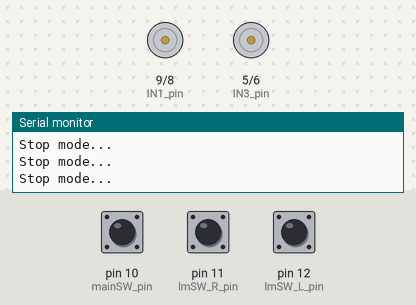
A program run on a simulated Arduino Uno, built with avr-gcc and run on an emulated ATmega328P. Parts: motor-driver pin pairs drawn as motors (green arrow = first pin HIGH = forward, orange = second pin HIGH = backward, longer = more drive, scaled by the enable pin), the last lines printed to the serial monitor. The test bench sets the inputs (shaded band); at power-on: pin 10 (mainSW_pin) HIGH, pin 11 (lmSW_R_pin) HIGH, pin 12 (lmSW_L_pin) HIGH.

Above: at 4.2 s.
4.3 s: pin 10 (mainSW_pin) pulled LOW for 0.15 s
6.2 s: pin 11 (lmSW_R_pin) pulled LOW for 0.15 s
At 7.1 s:
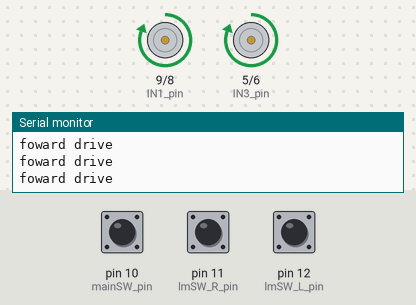
9.3 s: pin 12 (lmSW_L_pin) pulled LOW for 0.15 s
At 9.8 s:
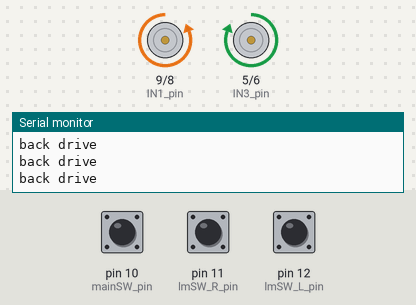
12.4 s: pin 10 (mainSW_pin) pulled LOW for 1 s
At 12.8 s:
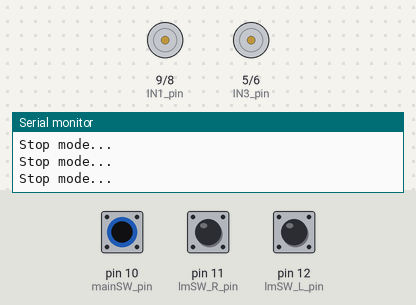
Timing chart, 0 to 15.4 s (numbered marks = the images above; inputs shaded):
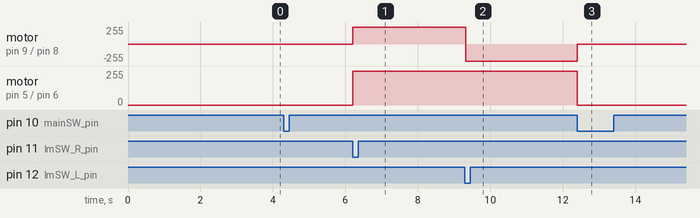

Measured:
- after the input at 6.2 s, motor on pin 9 (IN1_pin) / pin 8 (IN2_pin), motor on pin 5 (IN3_pin) / pin 6 (IN4_pin): stopped → forward 255/255 at once
- after the input at 9.3 s, motor on pin 9 (IN1_pin) / pin 8 (IN2_pin): forward 255/255 → backward 255/255 at once; motor on pin 5 (IN3_pin) / pin 6 (IN4_pin): stays forward 255/255 (without the input it goes to stopped after 1.9 s)
- after the input at 12.4 s, motor on pin 9 (IN1_pin) / pin 8 (IN2_pin): backward 255/255 → stopped after 0.00 s instead of 1.9 s; motor on pin 5 (IN3_pin) / pin 6 (IN4_pin): forward 255/255 → stopped after 0.00 s instead of 1.9 s

The program:

main.cpp
```cpp
#include <Arduino.h>

const int IN1_pin = 9;  // 出力ピンIN1
const int IN2_pin = 8;  // 出力ピンIN2
const int ENA_pin = 7;  // 出力ピンENA

const int IN3_pin = 5;  // 出力ピンIN3
const int IN4_pin = 6;  // 出力ピンIN4
const int ENB_pin = 4;  // 出力ピンENB

const int lmSW_L_pin = 12;  // LMスイッチ1
const int lmSW_R_pin = 11;  // LMスイッチ2
const int mainSW_pin = 10;  // メインスイッチ

bool lmSW_L_mode = false;
bool lmSW_R_mode = false;
bool mainSW_mode = false;
bool mainSW_status = false;

int mode = 0;
int old_mode;
int drive_ready = 0;
int guide_motor_speed = 255;    // ガイド用モーター速度
int winding_motor_speed = 255;  // 巻き取り用モーター速度

const int stop_mode = 0;
const int forward_mode = 1;
const int back_mode = 2;

unsigned long start_time;                         // 動作開始時間
unsigned long current_time;                       // 現在時間
unsigned long operation_time;                     // 動作時間
const unsigned long operation_limit_time = 5000;  // 動作継続時間(秒)

void setup() {
  Serial.begin(115200);
  Serial.println("Ready...");

  pinMode(IN1_pin, OUTPUT);
  pinMode(IN2_pin, OUTPUT);
  pinMode(ENA_pin, OUTPUT);

  pinMode(IN3_pin, OUTPUT);
  pinMode(IN4_pin, OUTPUT);
  pinMode(ENB_pin, OUTPUT);

  pinMode(lmSW_L_pin, INPUT_PULLUP);
  pinMode(lmSW_R_pin, INPUT_PULLUP);
  pinMode(mainSW_pin, INPUT_PULLUP);

  delay(3000);
}

/**
 * @brief モーターを停止させる
 *
 */
void motorStop() {
  digitalWrite(IN1_pin, LOW);
  digitalWrite(IN2_pin, LOW);
  digitalWrite(IN3_pin, LOW);
  digitalWrite(IN4_pin, LOW);
}

/**
 * @brief 動作継続時間を超えた場合停止する
 *
 */
void safetyTimerStop() {
  if (start_time == 0) {
    start_time = current_time;
  }
  if (current_time >= start_time + operation_limit_time) {
    Serial.println("Safety stopped.");
    drive_ready = 0;
    start_time = 0;
    mode = stop_mode;
  }
}

/**
 * @brief ガイド用モーターを動作させる
 *
 * @param IN1 モーターのIN1
 * @param IN2 モーターのIN2
 */
void guideMotorDrive(int IN1, int IN2) {
  safetyTimerStop();
  digitalWrite(IN1_pin, IN1);
  digitalWrite(IN2_pin, IN2);
  analogWrite(ENA_pin, guide_motor_speed);
}

/**
 * @brief 巻き取り用モーターを動作させる
 *
 */
void windingMotorDrive() {
  digitalWrite(IN3_pin, HIGH);
  digitalWrite(IN4_pin, LOW);
  analogWrite(ENB_pin, winding_motor_speed);
}

void loop() {
  current_time = millis();
  lmSW_L_mode = !digitalRead(lmSW_L_pin);
  lmSW_R_mode = !digitalRead(lmSW_R_pin);
  mainSW_mode = !digitalRead(mainSW_pin);

  if (mainSW_mode == true && mainSW_status == false) {
    drive_ready = 1 - drive_ready;
    if (drive_ready == 0) {
      mode = stop_mode;
    }
  }
  mainSW_status = mainSW_mode;

  if (drive_ready) {
    if (lmSW_L_mode == false && lmSW_R_mode == true) {
      mode = forward_mode;
    } else if (lmSW_L_mode == true && lmSW_R_mode == false) {
      mode = back_mode;
    }
    if (mode != old_mode) {
      start_time = 0;
    }

    switch (mode) {
      case stop_mode:
        motorStop();
        Serial.println("standby mode");
        break;

      case forward_mode:
        windingMotorDrive();
        guideMotorDrive(HIGH, LOW);
        Serial.println("foward drive");
        break;

      case back_mode:
        windingMotorDrive();
        guideMotorDrive(LOW, HIGH);
        Serial.println("back drive");
        break;

      default:
        break;
    }
  } else {
    motorStop();
    Serial.println("Stop mode...");
  }
  old_mode = mode;
  delay(20);
}
```
